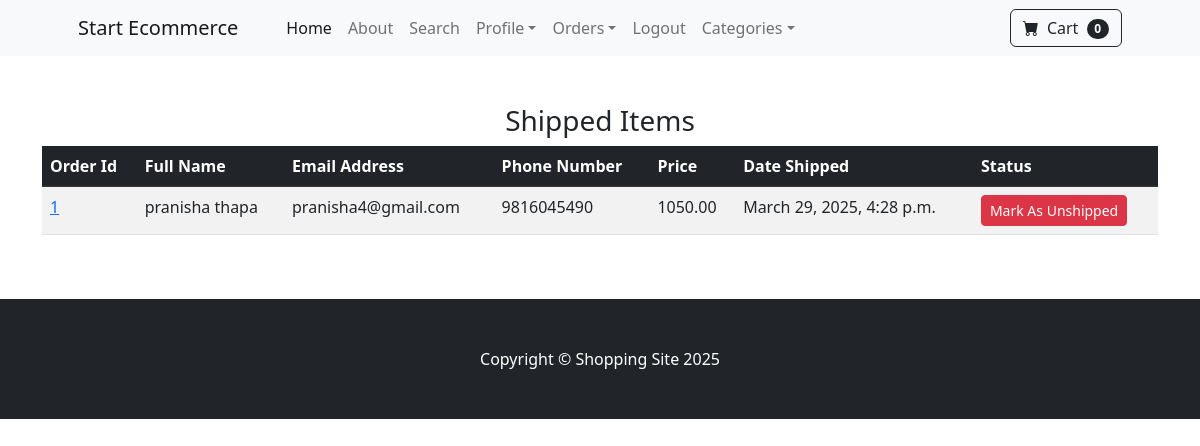
Page /payment/shipped_dash (signed in) on the earlier database version.
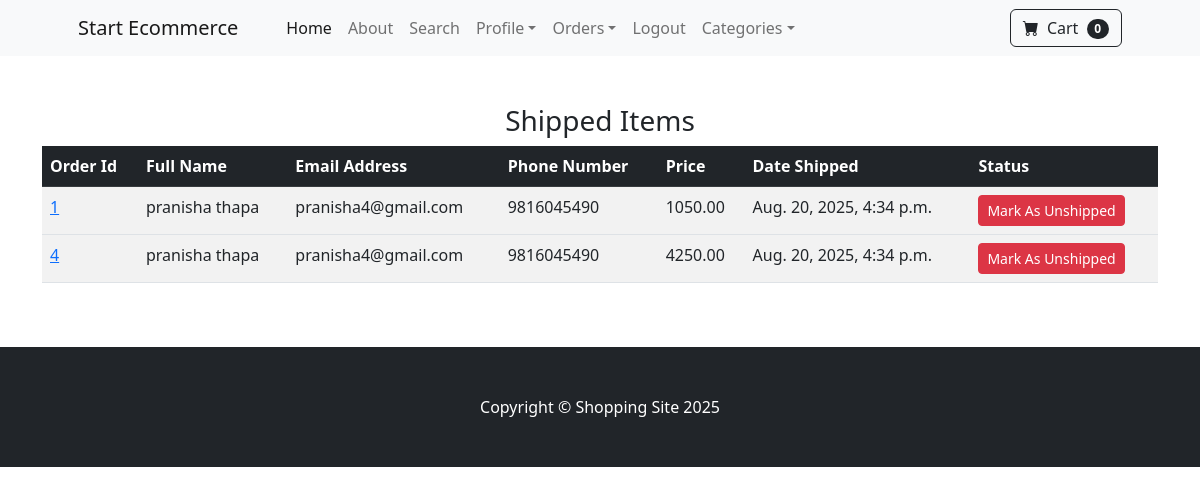
Same page on the later database version.
### payment/models.py (models this page shows, shortened)
class Order(models.Model):
    user=models.ForeignKey(User,on_delete=models.CASCADE,null=True,blank=True)
    full_name=models.CharField(max_length=200)
    email=models.EmailField(max_length=200)
    phone_number=models.CharField(max_length=15,blank=True)
    shipping_address=models.TextField(max_length=500)
    amount_paid=models.DecimalField(max_digits=10,decimal_places=2)
    date_ordered=models.DateTimeField(auto_now_add=True)
    shipped=models.BooleanField(default=False)
    date_shipped=models.DateTimeField(blank=True,null=True)

### payment/views.py (the view, shortened to what this page needs)
# urls.py: path('shipped_dash',views.shipped_dash,name='shipped_dash'),
def shipped_dash(request):
    if request.user.is_authenticated and request.user.is_superuser:
        orders = Order.objects.filter(shipped=True)
        return render(request, 'shipped_dash.html', {'orders': orders})
    else:
        messages.success(request, 'Access Denied')
        return redirect('index')

### cart/cart.py (called while the page is built)
    def __len__(self):
        return len(self.cart)

### cart/context_processors.py (called while the page is built)
def cart(request):
    return {'cart': Cart(request)}

### payment/templates/shipped_dash.html (shortened to what this page needs)
{% extends "base.html" %}
{% block content%}
<!DOCTYPE html>
<html>
    <head>
    </head>
    <body>
        <div class="container">
            <div class="row">
                <center>
                    <div class="col-12">
                        <br><br>
                        <h3>Shipped Items</h3>
                        <table class="table table-striped">
                            <thead class="table-dark">
                              <tr>
                                <th scope="col">Order Id</th>
                                <th scope="col">Full Name</th>
                                <th scope="col">Email Address</th>
                                <th scope="col">Phone Number</th>
                                <th scope="col">Price</th>
                                <th scope="col">Date Shipped</th>
                                <th scope="col">Status</th>
                              </tr>
                            </thead>
                            {% for items in orders %}
                                {% if items.shipped %}
                            <tbody>
                              <tr>
                                <td><a href="{% url 'orders' items.id %}">{{items.id}}</a></td>
                                <td>{{items.full_name}}</td>
                                <td>{{items.email}}</td>
                                <td>{{items.phone_number}}</td>
                                <td>{{items.amount_paid}}</td>
                                <td>{{items.date_shipped}}</td>
                                <td>
                                    <form action="" method="POST">
                                        <button type="submit" class="btn btn-danger btn-sm">Mark As Unshipped</button>
                                    </form>
                                </td>
                              </tr>
                            </tbody>
                            {% endif %}
                            {% endfor %}
                          </table>
                        <br><br>
                    </div>
                </center>
            </div>
            </div>
    </body>
</html>
{% endblock %}

Differences in the rows shown:
changed Order id 1: date_shipped "March 29, 2025, 4:28 p.m." → "Aug. 20, 2025, 4:34 p.m."
now on this page (row edited): Order: id "4", full_name "pranisha thapa", email "pranisha4@gmail.com", phone_number "9816045490", amount_paid "4250.00", date_shipped "Aug. 20, 2025, 4:34 p.m."
